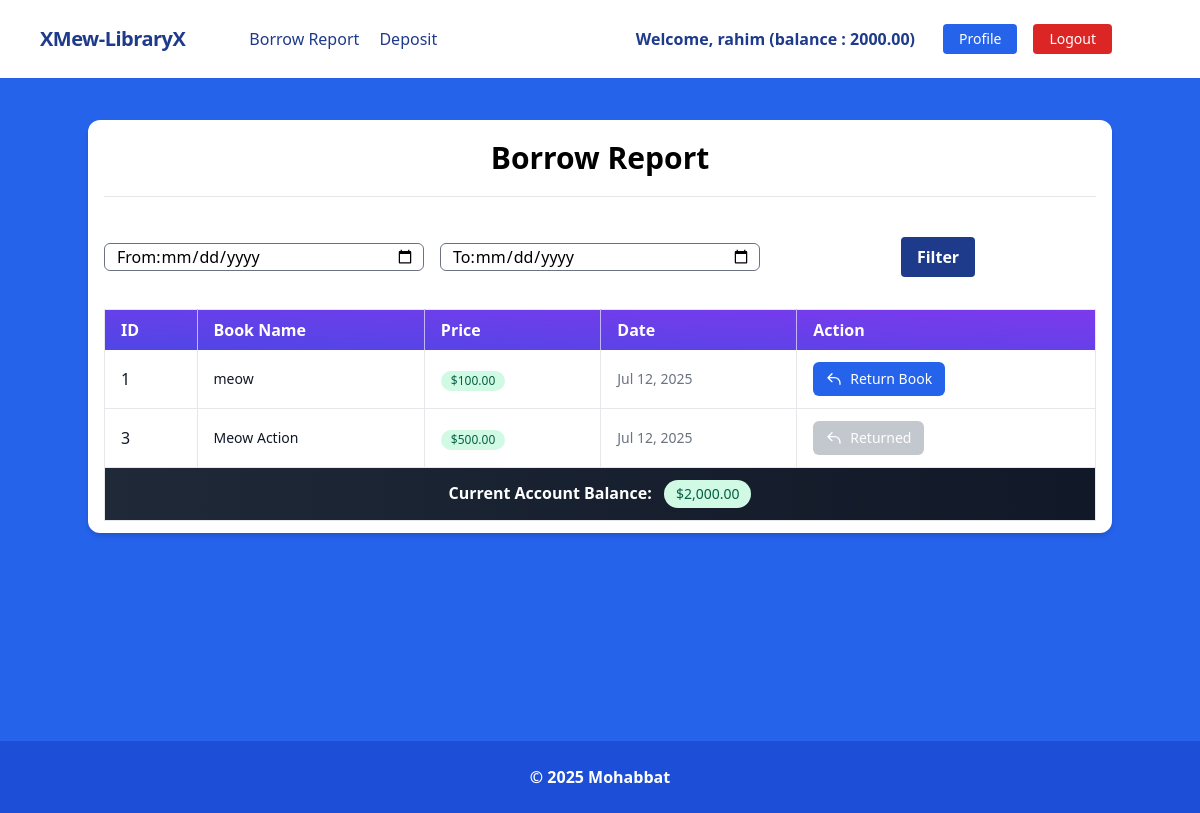
Page /books/borrow_report/ (signed in) on the committed database.
### account/models.py (models this page shows, shortened)
class UserLibraryAccount(models.Model):
    user = models.OneToOneField(User,related_name='account' , on_delete=models.CASCADE)
    gender = models.CharField(max_length=10,choices=GENDER_TYPE)
    balance = models.DecimalField(default=0,max_digits=12,decimal_places=2)
    initial_borrow_date = models.DateField(auto_now=True)
    birth_date = models.DateField(null=True,blank=True)
    phone_number = models.CharField(max_length=12)

### books/models.py (models this page shows, shortened)
class BorrowBook(models.Model):
    account = models.ForeignKey(UserLibraryAccount,on_delete=models.CASCADE,related_name='Borrows')
    book = models.ForeignKey(Book, on_delete=models.CASCADE)
    timestamp = models.DateTimeField(auto_now_add=True,null=True,blank=True)
    return_book = models.BooleanField(default=False,null=True,blank=True)
    class Meta:
        ordering = ['timestamp']

class Book(models.Model):
    name = models.CharField(max_length=40)
    description = models.TextField()
    price = models.DecimalField(max_digits=12, decimal_places=2)
    categories = models.ForeignKey(BookCategory, on_delete=models.CASCADE)
    image  = models.ImageField(upload_to='books/media/uploads/')
    raings = models.CharField(max_length=12,choices=BOOK_RATINGS,null=True,blank=True)
    quantity = models.IntegerField(max_length=12,null=True,blank=True)

### books/views.py (the view)
# urls.py: path('borrow_report/', BorrowReportView.as_view(), name = 'borrow_report'),
class BorrowReportView(LoginRequiredMixin,ListView):
    template_name = 'books/borrow_report.html'
    model = BorrowBook
    balance = 0
    context_object_name = 'report_list'
    def get_queryset(self):
        queryset = super().get_queryset().filter(account=self.request.user.account)
        start_date_str = self.request.GET.get('start_date')
        end_date_str = self.request.GET.get('end_date')
        if start_date_str and end_date_str:
            start_date = datetime.strptime(start_date_str, '%Y-%m-%d')
            end_date = datetime.strptime(end_date_str, '%Y-%m-%d')
            queryset = queryset.filter(timestamp__date__gte=start_date, timestamp__date__lte=end_date)
            self.balance = Transaction.objects.filter(timestamp__date__gte=start_date, timestamp__date__lte=end_date).aggregate(Sum('amount'))['amount__sum']
        else:
            self.balance = self.request.user.account.balance
        return queryset.distinct()
    def get_context_data(self, **kwargs):
        context = super().get_context_data(**kwargs)
        context.update({
            'account': self.request.user.account,
            'balance': self.balance,
        })
        return context

### books/templates/books/borrow_report.html (shortened to what this page needs)
{% extends 'base.html' %}
{% load static %}
{% load humanize %}
{% block head_title %} Borrow Report{% endblock %} {% block content %}
<div class="pb-32">
<div class="my-10 py-3 px-4 bg-white rounded-xl shadow-md mb-20">
  <h1 class="font-bold text-3xl text-center pb-5 pt-2">Borrow Report</h1>
  <hr />
  <form method="get" action="{% url 'borrow_report' %}">
    <div class="flex flex-col sm:flex-row justify-center items-center gap-4">
      <div
        class="mt-10 pl-3 pr-2 bg-white border rounded-md border-gray-500 flex justify-between items-center relative w-full sm:w-4/12"
      >
        <label for="start_date">From:</label>
        <input
          class="appearance-none w-full outline-none focus:outline-none active:outline-none"
          type="date"
          id="start_date"
          name="start_date"
        />
      </div>
      <div
        class="mt-10 sm:mt-10 pl-3 pr-2 bg-white border rounded-md border-gray-500 flex justify-between items-center relative w-full sm:w-4/12"
      >
        <label for="end_date">To:</label>
        <input
          class="appearance-none w-full outline-none focus:outline-none active:outline-none"
          type="date"
          id="end_date"
          name="end_date"
        />
      </div>
      <div class="mt-10 sm:mt-10 pl-3 pr-2 flex justify-center items-center relative w-full sm:w-4/12">
        <button
          class="bg-blue-900 hover:bg-blue-700 text-white font-bold py-2 px-4 rounded focus:outline-none focus:shadow-outline w-full sm:w-auto"
          type="submit"
        >
          Filter
        </button>
      </div>
    </div>
  </form>
  <div class="overflow-x-auto mt-8">
    <table
      class="table-auto mx-auto w-full rounded-xl border dark:border-neutral-500 min-w-max"
    >
      <thead class="bg-purple-900 text-white text-left">
      <tr
        class="bg-gradient-to-tr from-indigo-600 to-purple-600 rounded-md py-2 px-4 text-white font-bold"
      >
        <th class="px-4 py-2 border-r border-purple-300">ID</th>
        <th class="px-4 py-2 border-r border-purple-300">Book Name</th>
        <th class="px-4 py-2 border-r border-purple-300">Price</th>
        <th class="px-4 py-2 border-r border-purple-300">Date</th>
        <th class="px-4 py-2">Action</th>
      </tr>
    </thead>
    <tbody>
      {% for item in report_list %}
      <tr class="border-b dark:border-neutral-500 hover:bg-gray-50">
        <td class="px-4 py-3 font-medium text-gray-900 border-r border-gray-200">
          {{ item.book.id }}
        </td>
        <td class="px-4 py-3 border-r border-gray-200">
          <div class="flex items-center">
            <div class="text-sm font-medium text-gray-900">
              {{ item.book.name }}
            </div>
          </div>
        </td>
        <td class="px-4 py-3 border-r border-gray-200">
          <span class="inline-flex items-center px-2.5 py-0.5 rounded-full text-xs font-medium bg-green-100 text-green-800">
            ${{ item.book.price|floatformat:2 }}
          </span>
        </td>
        <td class="px-4 py-3 text-sm text-gray-500 border-r border-gray-200">
          {{ item.timestamp|date:"M d, Y" }}
        </td>
        <td class="px-4 py-3">
          {% if item.return_book %}
          <a
            class="inline-flex items-center px-3 py-2 border border-transparent text-sm leading-4 font-medium rounded-md text-white bg-gray-400 cursor-not-allowed opacity-60"
            disabled>
            <svg class="w-4 h-4 mr-2" fill="none" stroke="currentColor" viewBox="0 0 24 24">
              <path stroke-linecap="round" stroke-linejoin="round" stroke-width="2" d="M3 10h10a8 8 0 018 8v2M3 10l6 6m-6-6l6-6"></path>
            </svg>
            Returned
          </a>
        {% else %}
          <a href="{% url "return_book" item.id %}"
            class="inline-flex items-center px-3 py-2 border border-transparent text-sm leading-4 font-medium rounded-md text-white bg-blue-600 hover:bg-blue-700 focus:outline-none focus:ring-2 focus:ring-offset-2 focus:ring-blue-500 transition-colors duration-200">
            <svg class="w-4 h-4 mr-2" fill="none" stroke="currentColor" viewBox="0 0 24 24">
              <path stroke-linecap="round" stroke-linejoin="round" stroke-width="2" d="M3 10h10a8 8 0 018 8v2M3 10l6 6m-6-6l6-6"></path>
            </svg>
            Return Book
          </a>
        {% endif %}
        </td>
      </tr>
      {% endfor %}
    </tbody>
    <tfoot>
      <tr class="bg-gradient-to-r from-gray-800 to-gray-900 text-white">
        <th class="px-4 py-3 text-center font-semibold" colspan="5">
          Current Account Balance:
          <span class="inline-flex items-center px-3 py-1 ml-2 rounded-full text-sm font-medium bg-green-100 text-green-800">
            ${{ account.balance|floatformat:2|intcomma }}
          </span>
        </th>
      </tr>
    </tfoot>
    </table>
  </div>
</div>
</div>
{% endblock %}

### core/templates/navbar.html (shortened to what this page needs)
<nav class="flex items-center justify-between flex-wrap bg-white p-6 px-10">
    <div class="flex items-center flex-shrink-0 text-white mr-6">
        <span class="font-semibold text-xl tracking-tight text-blue-900"><a href="/">XMew-LibraryX</a></span>
    </div>
    <div id="nav-content" class="w-full hidden lg:block flex-grow lg:flex lg:items-center lg:w-auto px-10">
        {% if request.user.is_authenticated %}
            <div class="text-md lg:flex-grow">
                <a href="{% url "borrow_report" %}" class="block mt-4 lg:inline-block lg:mt-0 text-blue-900 hover:text-red-900 hover:font-black mr-4 py-2 lg:py-0">
                    Borrow Report
                </a>
                <a href="{% url "deposit" %}" class="block mt-4 lg:inline-block lg:mt-0 text-blue-900 hover:text-red-900 hover:font-black mr-4 py-2 lg:py-0">
                    Deposit
                </a>
            </div>
            <div class="flex flex-col lg:flex-row w-full lg:w-auto mt-4 lg:mt-0">
                <div class="text-blue-900 my-auto font-black px-5">Welcome, {{ request.user.first_name }} (balance : {{request.user.account.balance}}) </div>
                <a href="{% url "profile" %}" class="mb-2 lg:mb-0 lg:mx-2 inline-block font-medium text-sm px-4 py-2 leading-none bg-blue-600 rounded text-white border-white hover:border-transparent hover:text-dark hover:bg-blue-700 text-center">Profile</a>
                <a href="{% url "logout" %}" class="mb-2 lg:mb-0 lg:mx-2 inline-block font-medium text-sm px-4 py-2 leading-none bg-red-600 rounded text-white border-white hover:border-transparent hover:text-dark hover:bg-red-700 text-center">Logout</a>
            </div>
        {% endif %}
    </div>
</nav>

### rows in the picture
BorrowBook: book.id "1", book.name "meow", book.price "100.00", timestamp "Jul 12, 2025", return_book "Return Book"
BorrowBook: book.id "3", book.name "Meow Action", book.price "500.00", timestamp "Jul 12, 2025", return_book "Returned"
UserLibraryAccount: balance "2,000.00"

### other values in the picture
{{ request.user.first_name }} "rahim"
{{ request.user.account.balance }} "2000.00"
